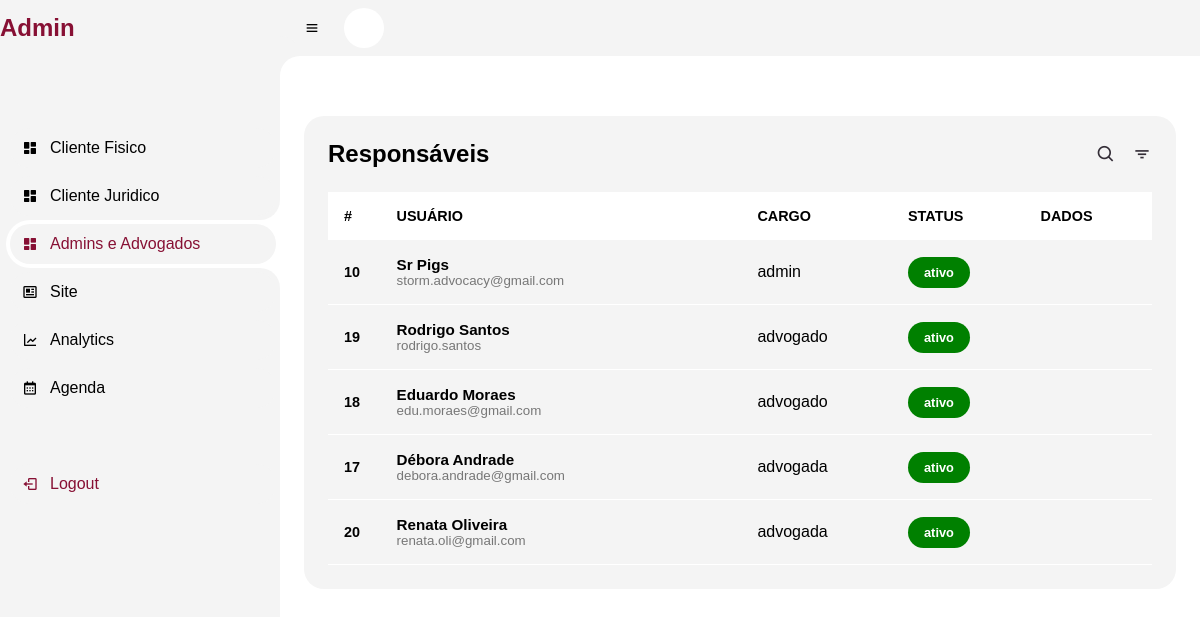
The app's page /adv-admin.php with its own data.
### tables this page shows
CREATE TABLE IF NOT EXISTS `tb_advogado` (
  `cod` int(11) NOT NULL AUTO_INCREMENT,
  `nome` varchar(100) NOT NULL,
  `email` varchar(100) NOT NULL,
  `celular` varchar(15) NOT NULL,
  `dataNascimento` varchar(10) NOT NULL,
  `cpf` varchar(11) NOT NULL,
  `genero` varchar(10) NOT NULL,
  `cargo` varchar(10) NOT NULL,
  `status` varchar(10) NOT NULL,
  `senha` varchar(32) NOT NULL,
  `foto` varchar(100) NOT NULL,
  PRIMARY KEY (`cod`)
);

### adv-admin.php (the view, shortened to what this page needs)
<?php
include('menu-admin.php');
?>
<html lang="en">
<head>
    <link rel="stylesheet" href="css/admin.css">
    <link rel="stylesheet" href="https://maxst.icons8.com/vue-static/landings/line-awesome/line-awesome/1.3.0/css/line-awesome.min.css">
</head>
<body class="dark">
    <section id=content>
        <main>
            <?php
            require('connect.php');
            $admins = mysqli_query($con, "SELECT * FROM `tb_advogado`");
            echo   "<div class=table-data>";
            echo    "<div class=order>";
            echo      "<div class=head>";
            echo          " <h3>Responsáveis</h3>";
            echo            "<i class='bx bx-search'></i>";
            echo            "<i class='bx bx-filter'></i>";
            echo       "</div>";
            echo       "<table width=100%>";
            echo              "<thead>";
            echo                "<tr>";
            echo                     "<th>#</th>";
            echo                    "<th></span>USUÁRIO</th>";
            echo                    "<th></span>CARGO</th>";
            echo                  "<th></span>STATUS</th>";
            echo                  "<th></span>DADOS</th>";
            while ($admin = mysqli_fetch_array($admins)) {
                echo             "</tr>";
                echo        "</thead>";
                echo        "<tbody>";
                echo          "<tr>";
                echo              "<td class=cod>$admin[cod]</td>";
                echo             "<td>";
                echo   "<div class=client>";
                echo   "<div class=client-info>";
                echo  "<h4>$admin[nome]</h4>";
                echo  "<small>$admin[email]</small>";
                echo   "</div>";
                echo  "</div>";
                echo  "</td>";
                echo  "<td>$admin[cargo]</td>";
                echo "<td>";
                echo "<span class='status ";
                if ($admin['status'] == "ativo") {
                    echo "success";
                } elseif ($admin['status'] == "inativo") {
                    echo "danger";
                } elseif ($admin['status'] == "ausente") {
                    echo "warning";
                }
                echo "'>$admin[status]</span>";
                echo "</td>";
                echo  "<td>";
                echo  "<div id=icones>";
                echo  "<a href=./formularios/alterar-adv.php?cod=$admin[cod]><i class='uil uil-edit'></i></a>";
                echo  "<a href=javascript:confirmar($admin[cod])><i class='uil uil-trash-alt'></i></a>";
                 echo  "</div>";
                echo "</td>";
            }
            echo  "</tr>";
            echo        "</tbody>";
            echo   "</table>";
            echo   "</div>";
            ?>
        </main>
    </section>
</body>
</html>

### css/menu-admin.css (style rules this page uses)
#content { position: relative; width: calc(100% - 280px); left: 280px; transition: .3s ease; }

### css/admin.css (style rules this page uses)
body { background-color: var(--back-fundo); overflow-x: hidden; }
#content main { width: 100%; padding: 36px 24px; max-height: calc(100vh - 56px); overflow-y: auto; }
#content main .table-data { display: flex; flex-wrap: wrap; grid-gap: 24px; margin-top: 24px; width: 100%; color: #342E37; }
#content main .table-data>div { border-radius: 20px; background: var(--color-light); padding: 24px; overflow-x: auto; }
#content main .table-data .head { display: flex; align-items: center; grid-gap: 16px; margin-bottom: 24px; }
#content main .table-data .head i { font-size: 20px; }
#icones i { font-size: 20px; padding: 5px; color: var(--details); }
#content main .table-data .head h3 { margin-right: auto; font-size: 24px; font-weight: 600; color: var(--color-black); }
#content main .table-data .head .bx { cursor: pointer; }
#content main .table-data .order { flex-grow: 1; flex-basis: 500px; background-color: var(--color-light2); }
table { border-collapse: collapse; }
table thead tr { background: var(--color-white); }
table thead th { padding: 1rem 0rem; text-align: left; color: var(--color-black); font-size: .9rem; }
table thead th:first-child { padding-left: 1rem; }
table tbody td { padding: 1rem 0rem; color: var(--color-black); }
table tbody td:first-child { padding-left: 1rem; color: var(--main-color); font-weight: 600; font-size: .9rem; }
table tbody tr { border-bottom: 1px solid var(--color-white); }
table tbody tr .cod { color: var(--color-black); }
.client { display: flex; align-items: center; }
.client-info h4 { color: var(--color-black); font-size: .95rem; }
.client-info small { color: var(--color-black-light); }
.status { display: inline-block; text-align: center; font-weight: 600; color: var(--color-white); background: green; padding: .5rem 1rem; border-radius: 20px; font-size: .8rem; }
.success { background-color: green; color: white; }

### css/var.css (style rules this page uses)
body { --color-black: #000; --color-black-light: #777777; --color-black-light2: #777777; --color-white: #fff; --color-light: #f4f4f4; --color-light2: #f4f4f4; --details: #871034; --back-primary: #19191f; --back-fundo: #fff; --back-glass: linear-gradient(to right bottom, rgba(255, 255, 255, 0.5), rgba(255, 255, 255, 0.3)); }
* { margin: 0; padding: 0; box-sizing: border-box; text-decoration: none; font-family: 'Montserrat', sans-serif; }

### records on screen
tb_advogado: cod "10", nome "Sr Pigs", email "storm.advocacy@gmail.com", cargo "admin", status "ativo"
tb_advogado: cod "19", nome "Rodrigo Santos", email "rodrigo.santos", cargo "advogado", status "ativo"
tb_advogado: cod "18", nome "Eduardo Moraes", email "edu.moraes@gmail.com", cargo "advogado", status "ativo"
tb_advogado: cod "17", nome "Débora Andrade", email "debora.andrade@gmail.com", cargo "advogada", status "ativo"
tb_advogado: cod "20", nome "Renata Oliveira", email "renata.oli@gmail.com", cargo "advogada", status "ativo"
